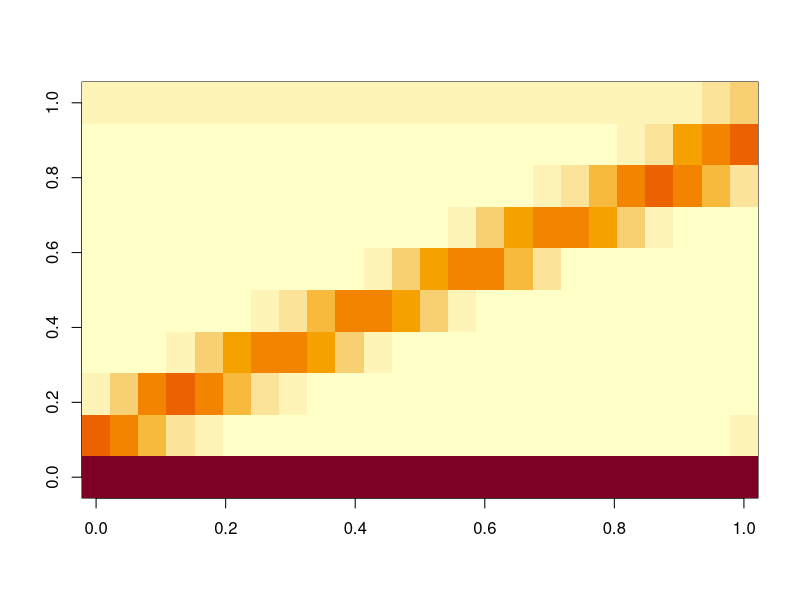
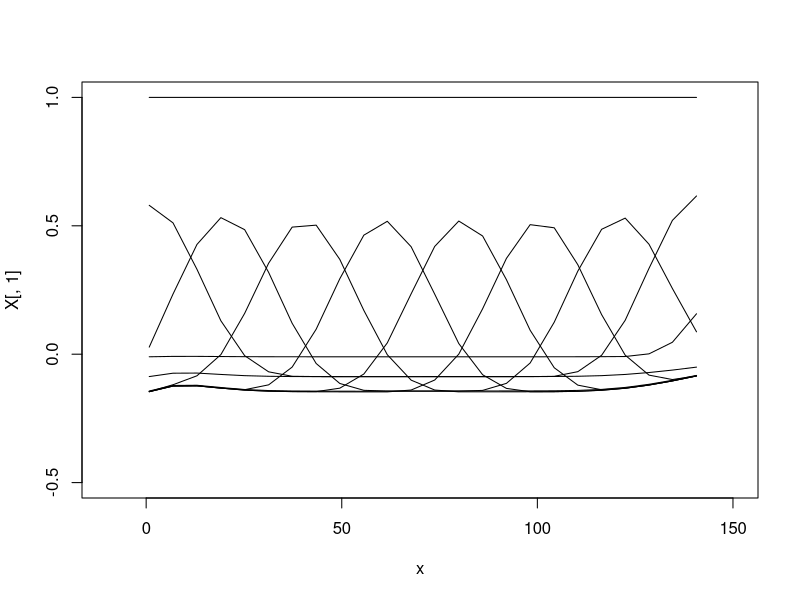
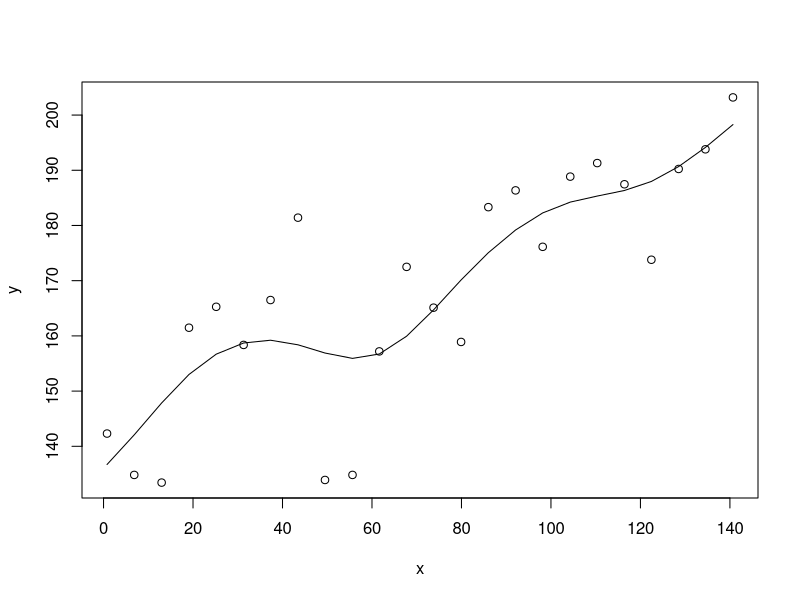
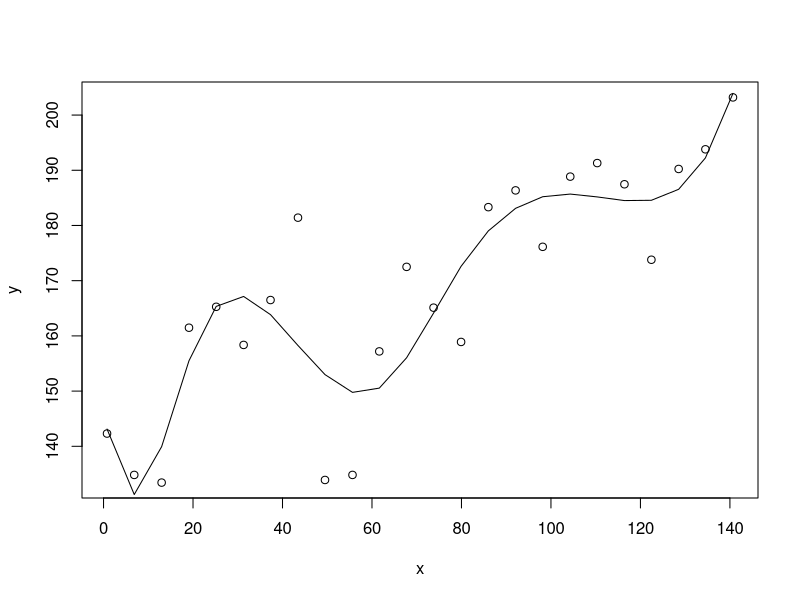
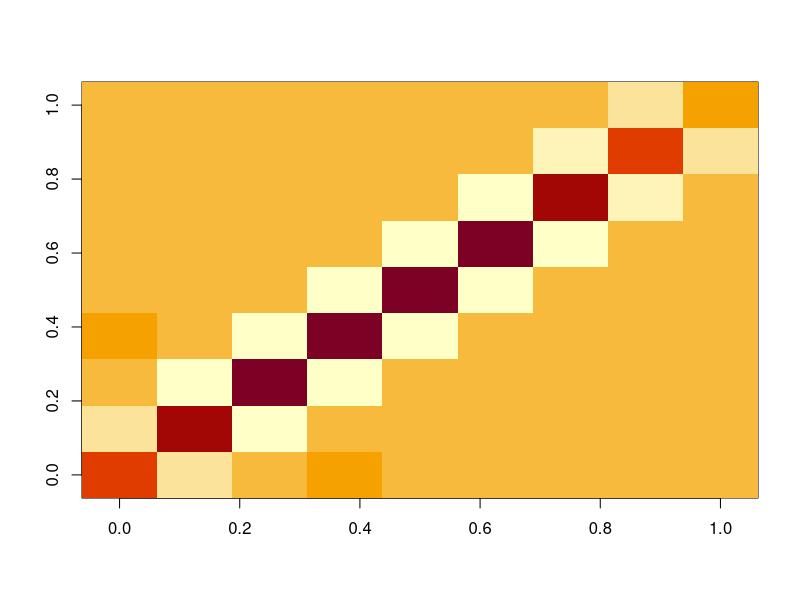
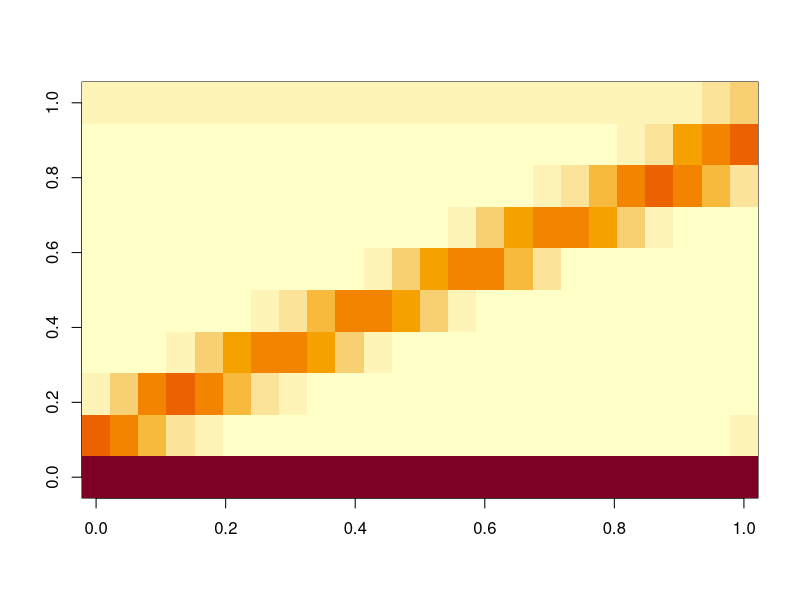
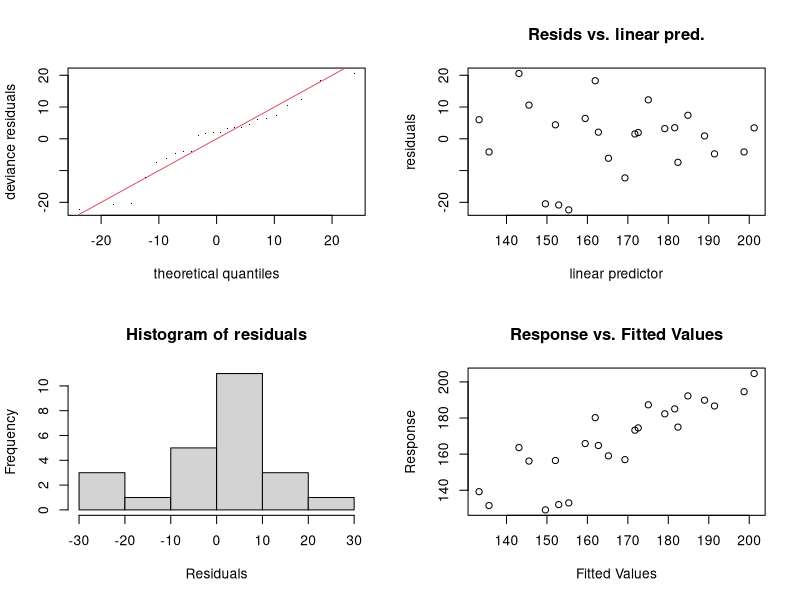
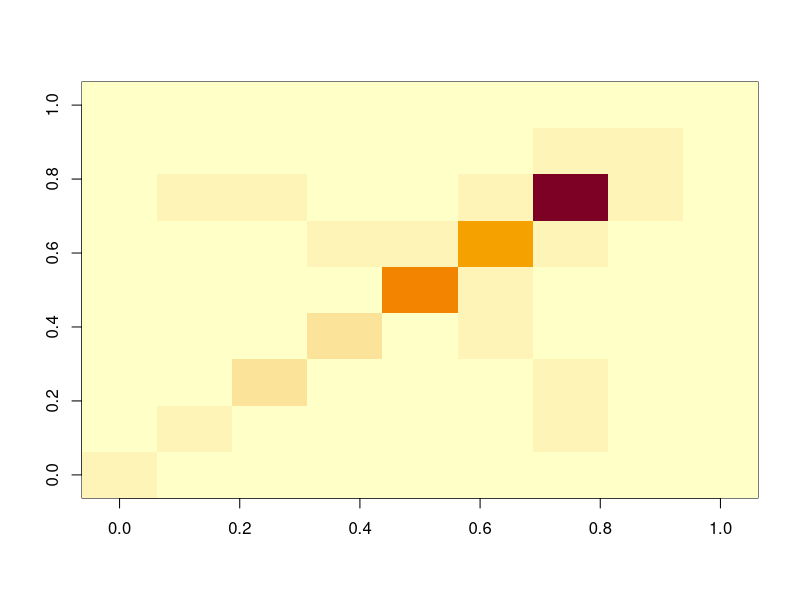

Here is the R script that generated these plots, in order:
## ---- chunk 1
knitr::opts_chunk$set(echo = TRUE)
## ---- chunk 2
Yield214 <- data.frame(
  Yield = c(142.30999016112, 134.816631390101, 133.427917773201, 161.481654793547, 165.271076641428, 158.365568915447,
          166.495294761056, 181.416059276517, 133.903642716581, 134.81774322369, 157.191283964691, 172.503265011261,
          165.112451330955, 158.903795932606, 183.319650297151, 186.357485025453, 176.135437423899, 188.849845511496,
          191.304313015102, 187.465572345687, 173.793504062, 190.236566631752, 193.796227256552, 203.197339018491),
  Product = factor(c("E", "E", "B", "B", "E", "E", "B", "B", "E", "E", "B", "B", "E", "E", "B", "B", "E", "E", "B", "B",
            "E", "E", "B", "B")),
  Northing = c(0.783072959421157, 6.8630408585656, 12.9852964518518, 19.0984345227862, 25.1816935720809, 
             31.3085784454595, 37.320366207733, 43.4594654812367, 49.4976038696288, 55.6446310137961, 
             61.6350571132918, 67.7339494941491, 73.7622992709295, 79.9142402925501, 86.0080040887833, 
             92.093686219178, 98.1548134744314, 104.314751055382, 110.340220433542, 116.426924809464, 
             122.447750322627, 128.540554585316, 134.522876331975, 140.681138361472)
)
Yield216 <- data.frame(
  Yield = c(139.226769807541, 131.535935351134, 129.140773440201, 156.491482634976, 163.636680369683, 
            156.161889299633, 165.861947713099, 180.21979467059, 132.06574725736, 133.005306604335, 
            156.961068484051, 173.256663183778, 164.792329964379, 159.063216126603, 182.33180291636, 
            185.075272348869, 174.52824925003, 187.32511712949, 189.860309540485, 186.671392327381, 
            174.971929918947, 192.247442350469, 194.586351881239, 204.649772439691),
  Product = factor(c("E", "E", "B", "B", "E", "E", "B", "B", "E", "E", "B", "B", "E", "E", "B", "B", "E", "E", 
            "B", "B", "E", "E", "B", "B")),
  Northing = c(0.783072959421157, 6.8630408585656, 12.9852964518518, 19.0984345227862, 25.1816935720809, 
             31.3085784454595, 37.320366207733, 43.4594654812367, 49.4976038696288, 55.6446310137961, 
             61.6350571132918, 67.7339494941491, 73.7622992709295, 79.9142402925501, 86.0080040887833, 
             92.093686219178, 98.1548134744314, 104.314751055382, 110.340220433542, 116.426924809464, 
             122.447750322627, 128.540554585316, 134.522876331975, 140.681138361472)
)
Yield218 <- data.frame(
    Yield=c(136.3645, 128.5203, 125.2104, 151.7673, 162.1232, 154.0905, 165.4766, 179.2397, 130.6581, 
            131.5777, 156.9808, 174.0609, 164.5684, 159.2720, 181.3242, 183.6998, 172.9337, 185.6536, 
            188.3372, 185.7617, 176.0440, 194.1953, 195.3868, 206.0945),
  Product = factor(c("E", "E", "B", "B", "E", "E", "B", "B", "E", "E", "B", "B", "E", "E", "B", "B", "E", "E", 
            "B", "B", "E", "E", "B", "B")), 
 Northing = c(0.783073, 6.863041, 12.985296, 19.098435, 25.181694, 31.308578, 37.320366, 43.459465, 
              49.497604, 55.644631, 61.635057, 67.733949, 73.762299, 79.914240, 86.008004, 92.093686,
              98.154813, 104.314751, 110.340220, 116.426925, 122.447750, 128.540555, 134.522876, 140.681138)
  
)
## ---- chunk 3
x <- Yield214$Northing
y <- Yield214$Yield
library(mgcv)
#gam14 <- gam(Yield ~ Product + s(Northing, bs='bs'), data=Yield214)
#gam14 <- gam(Yield ~ s(Northing, bs='bs'), data=Yield218)
gam14 <- gam(Yield ~ s(Northing, bs='bs'), data=Yield214)
#gam.check(gam14)
coef(gam14)
summary(gam14)
#gam14.int <- gam(Yield ~ Product + s(Northing,by=Product), data=Yield214)
#gam.check(gam14.int)
#coef(gam14.int)
#summary(gam14.int)
## ---- chunk 4
X <- predict(gam14, type = "lpmatrix")
dim(X)
X
image(predict(gam14, type = "lpmatrix"))
## ---- chunk 5
plot(x,X[,1],ylim=c(-.5,1),xlim=c(-10,150),type='l')
for(i in 2:dim(X)[2]) {
  lines(x,X[,i])
}
## ---- chunk 6
coeffs <- coef(gam14)
predicted_values <- X %*% coeffs
plot(x,y)
lines(x,predicted_values)
## ---- chunk 7
beta.hat <- solve(t(X) %*% X) %*% t(X) %*% y
beta.hat
y.hat <- X %*% beta.hat
plot(x,y)
lines(x,y.hat)
## ---- chunk 8
gam14$sp
#gam14.int$sp
## ---- chunk 9
gam14$smooth[[1]]$S
image(gam14$smooth[[1]]$S[[1]])
## ---- chunk 10
model.matrix(gam14)
image(model.matrix(gam14))
## ---- chunk 11
gam16 <- gam(Yield ~ Product + s(Northing), data=Yield216)
gam.check(gam16)
coef(gam16)
summary(gam16)
#gam16.int <- gam(Yield ~ Product + s(Northing,by=Product), data=Yield216)
#gam.check(gam16.int)
#coef(gam16.int)
#summary(gam16.int)
## ---- chunk 12
gam16$sp
#gam16.int$sp
## ---- chunk 13
gam16$smooth[[1]]$S
image(gam16$smooth[[1]]$S[[1]])
## ---- chunk 14
model.matrix(gam16)
image(model.matrix(gam16))
## ---- chunk 15
predict(gam16, type = "lpmatrix")
image(predict(gam16, type = "lpmatrix"))
## ---- chunk 16
plot(Yield214$Northing,predict(gam14),type='l')
lines(Yield216$Northing,predict(gam16),col='red')
## ---- chunk 17
gam14.bs <- gam(Yield ~ Product + s(Northing,bs='bs'), data=Yield214)
gam16.bs <- gam(Yield ~ Product + s(Northing,bs='bs'), data=Yield216)
gam18.bs <- gam(Yield ~ Product + s(Northing,bs='bs'), data=Yield218)
## ---- chunk 18
gam14.bs$weights
gam16.bs$weights
gam18.bs$weights
## ---- chunk 19
X14 <- predict(gam14.bs, type = "lpmatrix")
image(X14)
XtX14 <- t(X14) %*% X14
image(XtX14)
kappa(XtX14)
## ---- chunk 20
X16 <- predict(gam16.bs, type = "lpmatrix")
image(X16)
XtX16 <- t(X16) %*% X16
image(XtX16)
kappa(XtX16)
## ---- chunk 21
X18 <- predict(gam18.bs, type = "lpmatrix")
image(X18)
XtX18 <- t(X18) %*% X18
image(XtX18)
kappa(XtX18)
## ---- chunk 22
image(gam14.bs$smooth[[1]]$S[[1]])
kappa(gam14.bs$smooth[[1]]$S[[1]])
## ---- chunk 23
image(gam16.bs$smooth[[1]]$S[[1]])
kappa(gam16.bs$smooth[[1]]$S[[1]])
## ---- chunk 24
image(gam18.bs$smooth[[1]]$S[[1]])
kappa(gam18.bs$smooth[[1]]$S[[1]])
## ---- chunk 25
gam14.bs$sp
coef(gam14.bs)
gam16.bs$sp
coef(gam16.bs)
gam18.bs$sp
coef(gam18.bs)
## ---- chunk 26
plot(Yield214$Northing,predict(gam14.bs),type='l')
lines(Yield216$Northing,predict(gam16.bs),col='red')
lines(Yield218$Northing,predict(gam18.bs),col='blue')
## ---- chunk 27
gam14.ps <- gam(Yield ~ s(Northing,bs="ps"), data=Yield214)
gam16.ps <- gam(Yield ~ s(Northing,bs="ps"), data=Yield216)
gam18.ps <- gam(Yield ~ s(Northing,bs="ps"), data=Yield218)
## ---- chunk 28
plot(Yield214$Northing,predict(gam14.ps),type='l')
lines(Yield216$Northing,predict(gam16.ps),col='red')
lines(Yield218$Northing,predict(gam18.ps),col='blue')
## ---- chunk 29
gam14.cr <- gam(Yield ~ s(Northing,bs="cr"), data=Yield214)
gam16.cr <- gam(Yield ~ s(Northing,bs="cr"), data=Yield216)
gam18.cr <- gam(Yield ~ s(Northing,bs="cr"), data=Yield218)
## ---- chunk 30
plot(Yield214$Northing,predict(gam14.cr),type='l')
lines(Yield216$Northing,predict(gam16.cr),col='red')
lines(Yield218$Northing,predict(gam18.cr),col='blue')
## ---- chunk 31
gam14.prod.cr <- gam(Yield ~ Product + s(Northing,bs="cr"), data=Yield214)
gam16.prod.cr <- gam(Yield ~ Product + s(Northing,bs="cr"), data=Yield216)
gam18.prod.cr <- gam(Yield ~ Product + s(Northing,bs="cr"), data=Yield218)
## ---- chunk 32
plot(Yield214$Northing,predict(gam14.prod.cr),type='l')
lines(Yield216$Northing,predict(gam16.prod.cr),col='red')
lines(Yield218$Northing,predict(gam18.prod.cr),col='blue')
